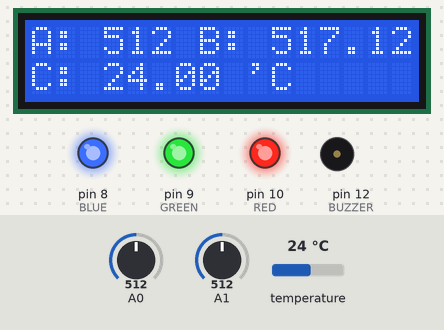
Recording of a sketch running on a simulated Arduino Uno, built with avr-gcc and run on an emulated ATmega328P. Parts: 16×2 character LCD, output pins drawn as LEDs (lit = HIGH), buzzer (waves = sounding). The test bench sets the inputs (shaded band); at power-on: temperature 24 °C, A0 = 512, A1 = 512. What the sketch prints to the serial monitor is not drawn.

Above: at 16.2 s.
16.3 s: temperature set to 28.4 °C
At 18.7 s:
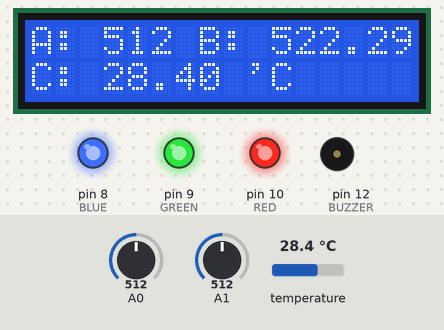
21.9 s: temperature set to 29.7 °C
At 22.7 s:
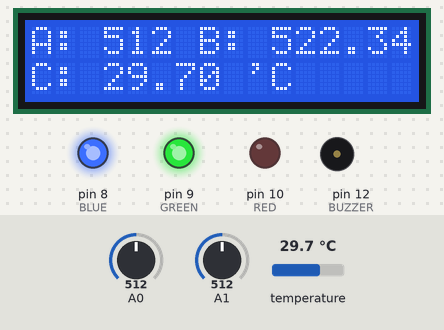
27.5 s: A0 set to 313
At 29.0 s:
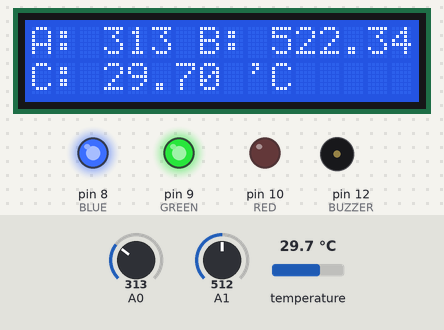
32.1 s: A0 set to 290
At 34.2 s:
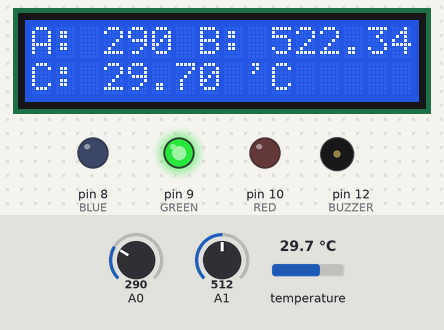
37.7 s: A1 set to 213
At 41.1 s:
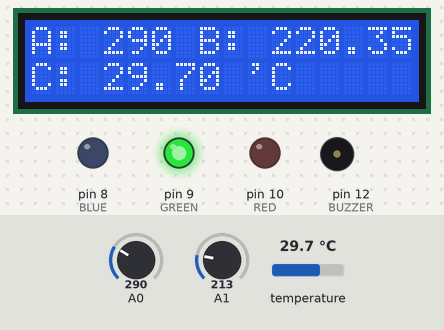
43.2 s: A1 set to 196
At 46.7 s:
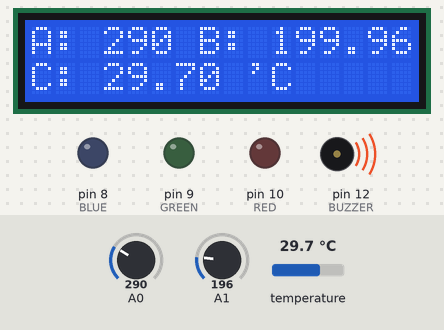
Timing chart, 0 to 48.2 s (numbered marks = the images above; inputs shaded):
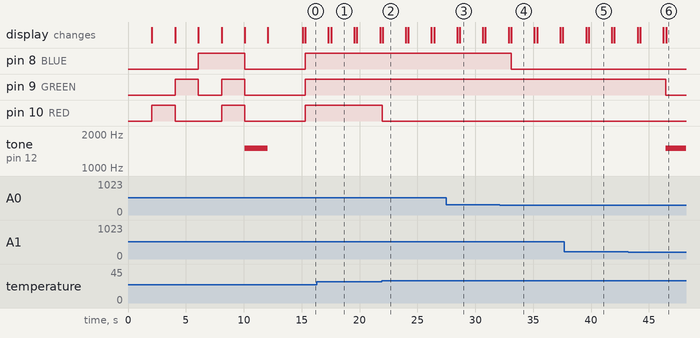

The sketch:

sketch_sep22a.ino
```cpp
  int BLUE=8;
  int GREEN=9;
  int RED=10;
  int BUZZER=12;
float SOIL = 0;
#include <Adafruit_BMP085.h>
#include <Wire.h>
#include <LiquidCrystal.h>
LiquidCrystal lcd(7, 6, 5, 4, 3, 2);

Adafruit_BMP085 bmp;

void setup() {
  lcd.begin(16, 2);
  Serial.begin(9600);
  pinMode(BLUE, OUTPUT);
  pinMode(GREEN, OUTPUT);
  pinMode(RED, OUTPUT);
  if (!bmp.begin()) {
  Serial.println("Could not find a valid BMP085 sensor, check wiring!");
  while (1) {}
  }

lcd.print("BOOTING...");
   delay(2000);
  lcd.clear();

lcd.print("RED LED");
digitalWrite(RED, HIGH);
   delay(2000);
digitalWrite(RED, LOW);
  lcd.clear();

lcd.print("GREEN LED");
digitalWrite(GREEN, HIGH);
   delay(2000);
digitalWrite(GREEN, LOW);
  lcd.clear();

lcd.print("BLUE LED");
digitalWrite(BLUE, HIGH);
   delay(2000);
digitalWrite(BLUE, LOW);
  lcd.clear();

lcd.print("WHITE LED");
digitalWrite(BLUE, HIGH);
digitalWrite(GREEN, HIGH);
digitalWrite(RED, HIGH);
   delay(2000);
digitalWrite(BLUE, LOW);
digitalWrite(GREEN, LOW);
digitalWrite(RED, LOW);
  lcd.clear();

lcd.print("BUZZER TEST");
tone(BUZZER, 1500);
delay(2000);
noTone(BUZZER);
lcd.clear();

lcd.print("System ON");
delay(3000);
lcd.clear();
}


void loop() {
  int Humidity = analogRead(0);
  Serial.println("\t");
  Serial.println("Humidity: ");

  Serial.println(Humidity);

  delay(50);


for (int i = 0; i <= 100; i++)
 {
  SOIL = SOIL + analogRead(1);
   delay(1);
 }
 SOIL = SOIL/100.0;
 Serial.println("SOIL: ");
 Serial.println(SOIL);
 delay(30);

//BMP 180
int Temp=bmp.readTemperature();
    Serial.print("Temperature = ");
    Serial.print(bmp.readTemperature());
    Serial.println(" *C");

if(Humidity > 300 && Humidity < 800)
     digitalWrite(BLUE, HIGH);
    else
     digitalWrite(BLUE, LOW);

if(bmp.readTemperature() < 29 && bmp.readTemperature() > 23)
     digitalWrite(RED, HIGH);
    else
     digitalWrite(RED, LOW);

if(SOIL > 200 && SOIL < 900)
     digitalWrite(GREEN, HIGH);
    else
     digitalWrite(GREEN, LOW);

if(Humidity > 300 && Humidity < 800)
   noTone(BUZZER);
     else
    if(bmp.readTemperature() < 29 && bmp.readTemperature() > 23)\
       noTone(BUZZER);
         else
        if(SOIL > 200 && SOIL < 900)
          noTone(BUZZER);
            else
          tone(BUZZER, 1500);


  lcd.print("A: ");
  lcd.print(Humidity);
  lcd.print(" B: ");
  lcd.print(SOIL);
  lcd.setCursor(0, 2);
  lcd.print("C: ");
  lcd.print(bmp.readTemperature());
  lcd.print(" ");
  lcd.print((char)11011111);
  lcd.print("C");
   delay(2000);
  lcd.clear();


}
```

Measured:
- the behaviour switches between 28.9 and 29 °C on temperature (found by bisection; images 1 and 2)
- the behaviour switches between 301 and 300 on A0 (found by bisection; images 3 and 4)
- the behaviour switches between 197 and 196 on A1 (found by bisection; images 5 and 6)
- after the input at 21.9 s, pin 10 (RED): HIGH → LOW after 0.08 s; the display: changes after 0.09 s (image 2)
- after the input at 27.5 s, the display: first differs from a run without the input after 1.2 s (image 3)
- after the input at 32.1 s, pin 8 (BLUE): HIGH → LOW after 0.99 s; the display: first differs from a run without the input after 1.0 s (image 4)
- after the input at 37.7 s, the display: first differs from a run without the input after 2.1 s (image 5)
- after the input at 43.2 s, pin 9 (GREEN): HIGH → LOW after 3.3 s; tone on pin 12 (BUZZER): silent → 1500 Hz after 3.3 s
